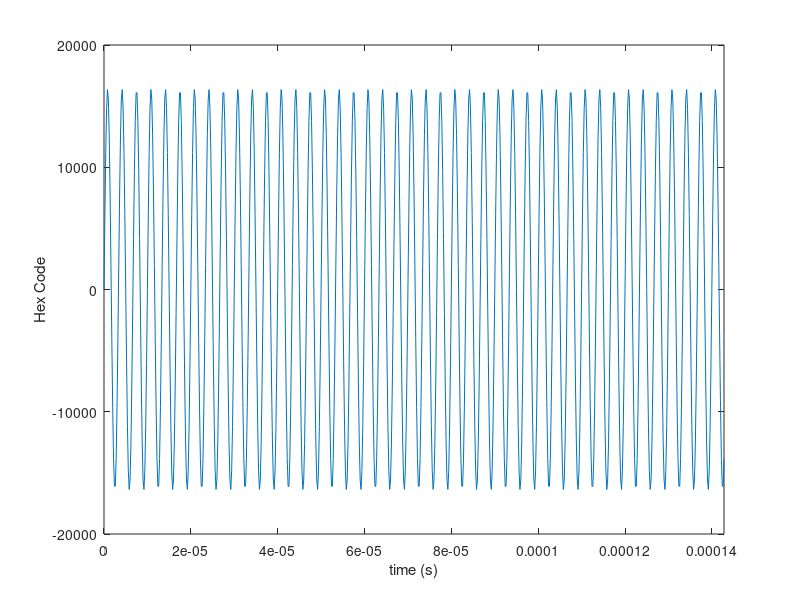

Write MATLAB code to recreate this figure. (Note: this script raises an error after producing the figure.)
%% Script to Read Vivado Simulation Results
% Ian Delgadillo Bonequi
clear all;
close all;
clc;

%% Create Input Data Array for Vivado (.dat file)

Fs = 5e6;            % Sampling frequency                    
T = 1/Fs;             % Sampling period       
fsig = 300000;        % frequency of test sinewave
L = round(((1/fsig)/T))*5; %Length of Signal
%t = (0:L-1)*T;        % Time vector
t = (0:714)*T;        % Time vector

%j = 2^15*(t>1e-5);
j = (2^15/2)*sin(2*pi*fsig*t);
input = int16(j);

figure(1);
plot(t, input);
xlabel('time (s)');
ylabel('Hex Code');
xlim([0 t(length(t))]);

fileID = fopen('..\..\fpga_XEM7310\fpga_XEM7310.sim\sim_1\behav\xsim\filter_in.dat','w');
%fprintf(fileID, '%s\r\n', '// Input data for filter_in');
for i = (1:length(input))
    %fprintf(fileID,'%s%d%s%s\r\n', 'filter_in[', i, '] <= 16h''', dec2hex(input(i)));
    fprintf(fileID,'%s\r\n', dec2hex(input(i)));
end
fclose(fileID);

%% Read simulate.log

fileID = fopen('..\..\fpga_XEM7310\fpga_XEM7310.sim\sim_1\behav\xsim\simulate.log','r');
fgets(fileID); %skip two lines
fgets(fileID);
formatSpec = '%d'; %read data
sizeA = [Inf];
A = fscanf(fileID, formatSpec, sizeA);
fclose(fileID);

%% Raw Vivado Simulation Results

Fs = 5e6;            % Sampling frequency                    
T = 1/Fs;             % Sampling period
t1 = (0:length(A)-1)*T;        % Time vector

figure(2);
plot(t1, A);
grid on;
title('Vivado Simulation Results');
xlabel('Time (s)');
ylabel('Hex Code');
xlim([0 t1(length(t1))]);
saveas(figure(2), 'StepResponse.png');

%% Overlaying Normalized Input and Normalized Output
A_normalized = (A-8191)/8192; %normalize and cancel offset of output
in_normalized = j/32768;
in_normalized = in_normalized/max(in_normalized);
A_normalized = A_normalized/max(in_normalized);

figure(3);
plot(t1, A_normalized);
grid on;
title('Normalized Input and Output');
xlabel('Time (s)');
ylabel('Hex Code');
xlim([0 t1(length(t1))]);
ylim([min(in_normalized) max(in_normalized)]);
hold on;
plot(t, in_normalized);
